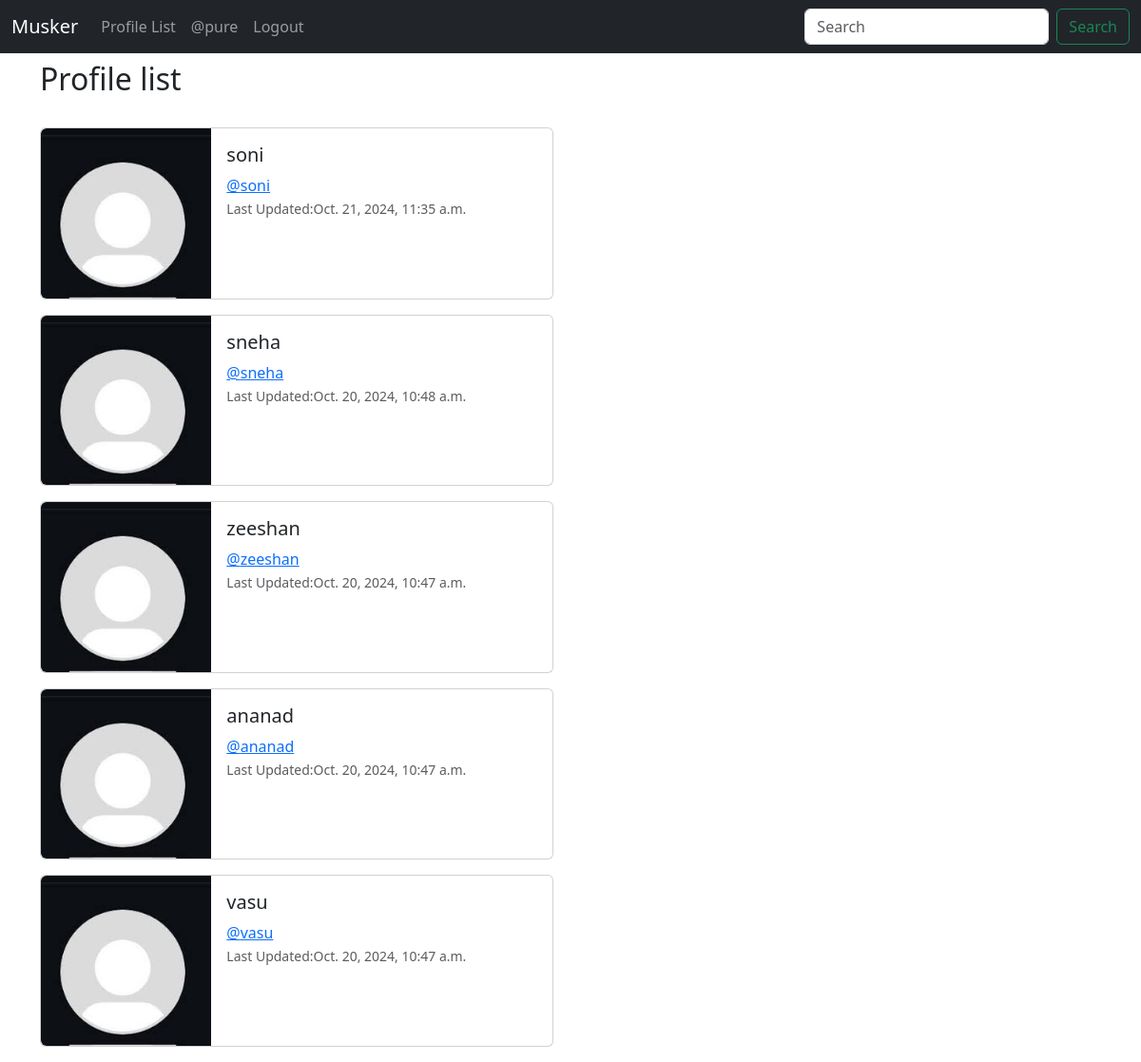
Page /profile_list/ (signed in) on the earlier database version.
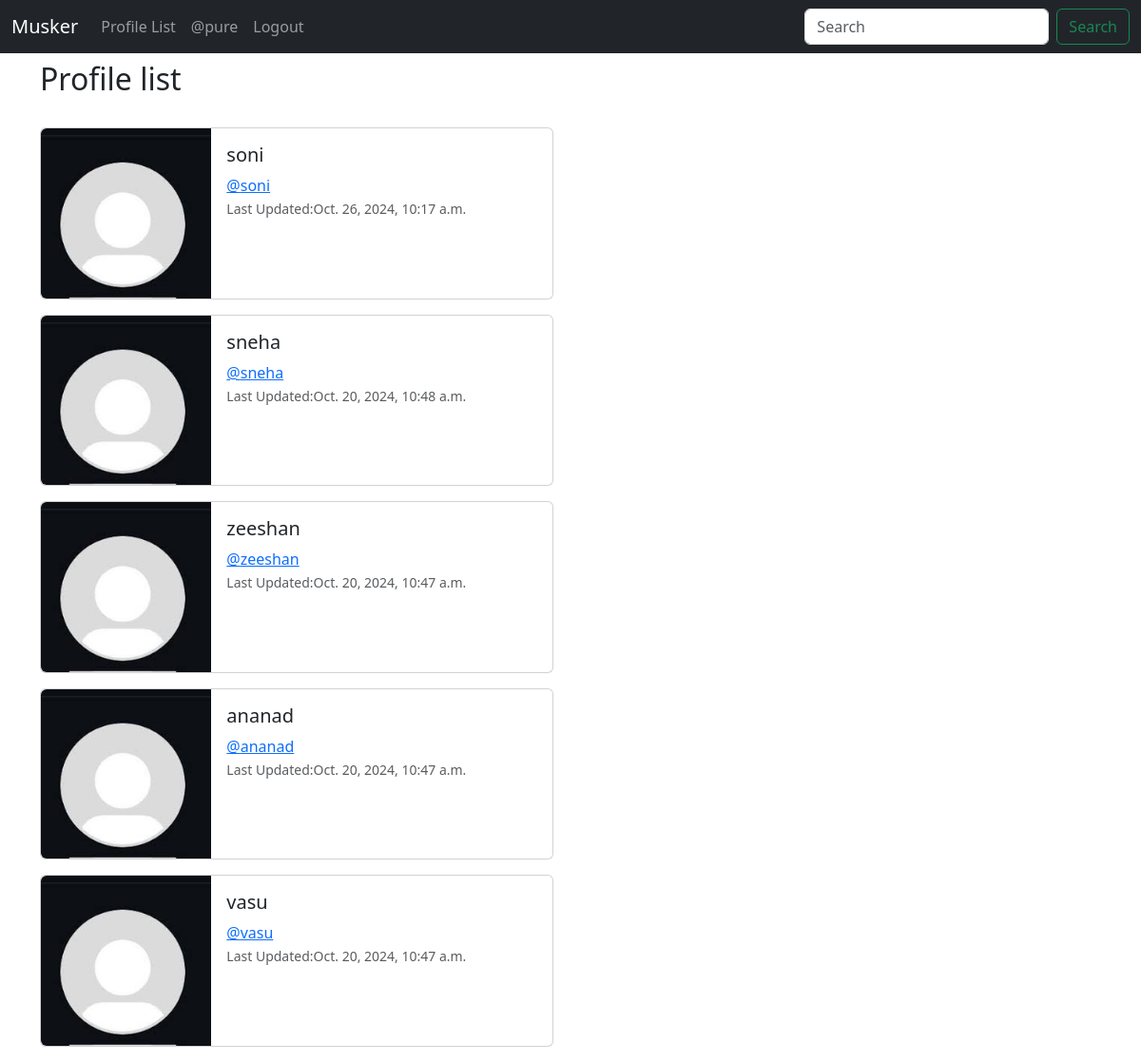
Same page on the later database version.
### musker/models.py (models this page shows, shortened)
class Profile(models.Model):
    user = models.OneToOneField(User, on_delete=models.CASCADE)
    fallows = models.ManyToManyField("self", related_name='fallowed_by',
                                     symmetrical=False, blank=True)
    date_modified = models.DateTimeField(User,auto_now=True)
    profile_image = models.ImageField(null=True,blank=True,upload_to='images/')

### musker/views.py (the view)
# urls.py: path('profile_list/',views.profile_list,name='profile_list'),
def profile_list(request):
    if request.user.is_authenticated:
        profile = Profile.objects.exclude(user=request.user)
        return render(request, 'profile_list.html', {'profiles': profile})
    else:
        messages.success(request, 'You Must Be LoggedIn To view This Page')
        return redirect('home')

### musker/templates/profile_list.html
{% extends 'base.html' %}
{% load static %}
{% block content %}
 <h2>Profile list</h2>
  <br>
{% if profiles %}
 {% for profile in profiles %}
<div class="card mb-3" style="max-width: 540px;">
       <div class="row g-0">
        <div class="col-md-4">
            {% if profile.profile_image %}
               <img src="{{profile.profile_image.url}}" class="img-fluid rounded-start rounded-circle mt-3" width="100%" height="200"   alt="...">
            {% else %}
              <img src="{% static 'images/defaultProfile.jpg'  %}" class="img-fluid rounded-start" alt="...">
            {% endif %}
        </div>
       <div class="col-md-8">
          <div class="card-body ">
            <h5 class="card-title">{{profile.user.username}}</h5>
            <a class="card-text text-primary" href="{%  url 'profile' profile.user.id %}" > @{{profile.user.username|lower}}</a>
            <p class="card-text"><small class="text-body-secondary">Last Updated:{{ profile.date_modified}}</small></p>
          </div>
       </div>
       </div>
 </div>
 {% endfor %}
{% endif %}
{% endblock %}

Differences in the rows shown:
changed Profile "soni": date_modified "Oct. 21, 2024, 11:35 a.m." → "Oct. 26, 2024, 10:17 a.m."
